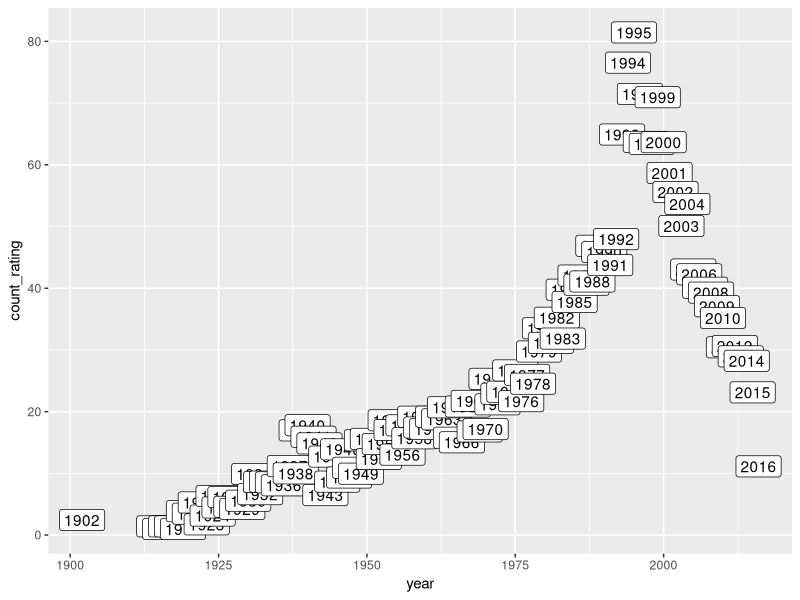
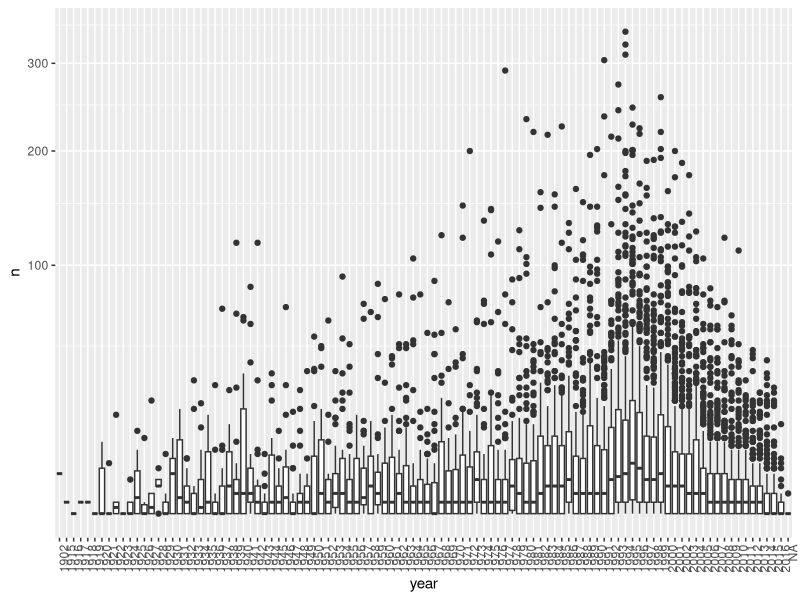
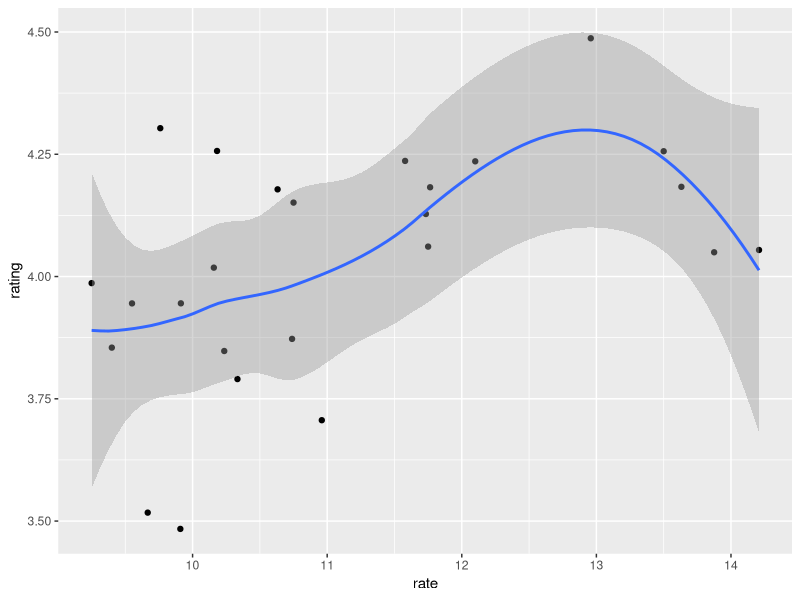
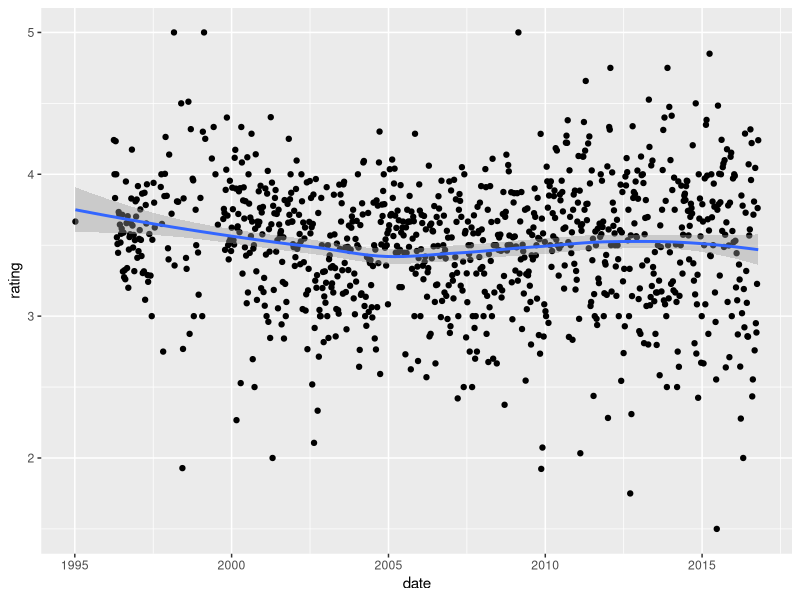
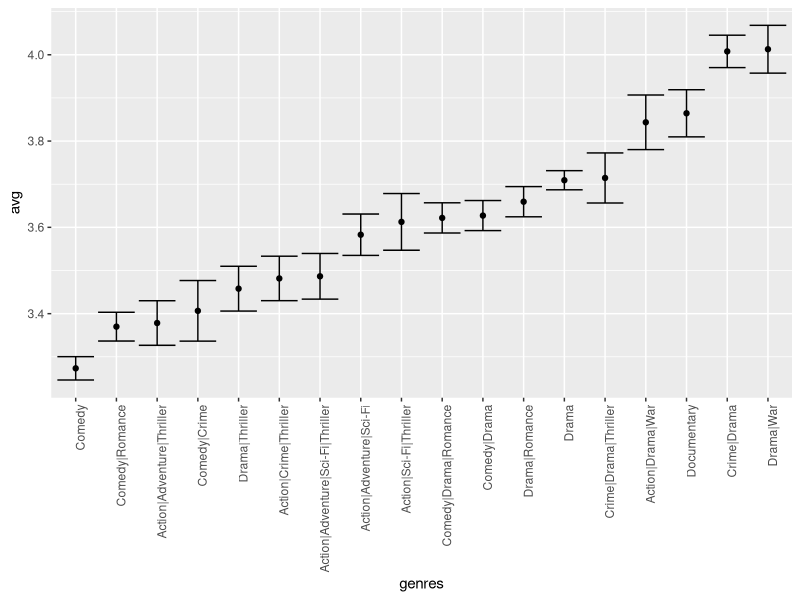

R code for these plots, in order:
# config
library(tidyverse)
library(lubridate)
library(dslabs)

# Q1 - compute the number of ratings for each movie, plot it against the year
      # use the square root transformation, which year has the highest median
movielens %>%
  group_by(year) %>%
  summarize(count_rating = sqrt(n())) %>%
  ggplot(aes(year, count_rating, label = year)) +
  geom_point() +
  geom_label()

    # EDX CORRECT ANSWER
    movielens %>% group_by(movieId) %>%
      summarize(n = n(), year = as.character(first(year))) %>%
      qplot(year, n, data = ., geom = "boxplot") +
      coord_trans(y = "sqrt") +
      theme(axis.text.x = element_text(angle = 90, hjust = 1))

# Q2 - select the top 25 rated movies (n/year) from 1993 to 2018, what is the avg of shawshank
movielens %>%
  group_by(title) %>%
  filter(year >= 1993, year <= 2018) %>%
  summarize(n = n(), year = as.character(first(year)))

movielens %>%
  filter(title == "Shawshank Redemption, The") %>%
  group_by(year) %>%
  summarize(avg_rating = mean(rating))

movielens %>%
  group_by(year) %>%
  filter(title == "Forrest Gump") %>%
  summarize(n = n()/24)

    # EDX CORRECT ANSWER
    movielens %>% 
      filter(year >= 1993) %>%
      group_by(movieId) %>%
      summarize(n = n(), years = 2018 - first(year),
                title = title[1],
                rating = mean(rating)) %>%
      mutate(rate = n/years) %>%
      top_n(25, rate) %>%
      arrange(desc(rate))

# Q3 - stratify movies by rating per year, plot average rating vs rating per year
movielens %>% 
  filter(year >= 1993) %>%
  group_by(movieId) %>%
  summarize(n = n(), years = 2018 - first(year),
            title = title[1],
            rating = mean(rating)) %>%
  mutate(rate = n/years) %>%
  top_n(25, rate) %>%
  arrange(desc(rate)) %>%
  ggplot(aes(rate, rating)) +
  geom_point() +
  geom_smooth()

# Q4 - given Q3, which value would be most appropriate to fill blank entries
    # ANSWER - Fill in the missing values with a lower value than the average rating

# Q5 - process the timestamp data into a usable date format
movielens <- mutate(movielens, date = as_datetime(timestamp))
movielens

# Q6 - compute the average rating for each week, plot against date
movielens %>% 
  mutate(date = round_date(date, unit = "week")) %>%
  group_by(date) %>%
  summarize(rating = mean(rating)) %>%
  ggplot(aes(date, rating)) +
  geom_point() +
  geom_smooth()

# Q7 - given Q6, which formula is the most appropriate
    # ANSWER - Yu,i=μ+bi+bu+f(du,i)+εu,i , with f a smooth function of du,i

# Q8 - define a category for the ratings, which has the lowest average rating
movielens %>%
  group_by(genres) %>%
  summarize(n = n(), years = 2018 - first(year),
            title = title[1],
            rating = mean(rating)) %>%
  filter(n >= 1000) %>%
  mutate(rate = n/years) %>%
  top_n(25, rate) %>%
  arrange(rating)
    
    # EDX CORRECT ANSWER
    movielens %>% group_by(genres) %>%
      summarize(n = n(), avg = mean(rating), se = sd(rating)/sqrt(n())) %>%
      filter(n >= 1000) %>% 
      mutate(genres = reorder(genres, avg)) %>%
      ggplot(aes(x = genres, y = avg, ymin = avg - 2*se, ymax = avg + 2*se)) + 
      geom_point() +
      geom_errorbar() + 
      theme(axis.text.x = element_text(angle = 90, hjust = 1))

# Q9 - given Q8, which formula is the most appropriate
    # ANSWER - Yu,i=μ+bi+bu+∑Kk=1xku,iβk+εu,i, with xku,i=1 if gu,i is genre k
